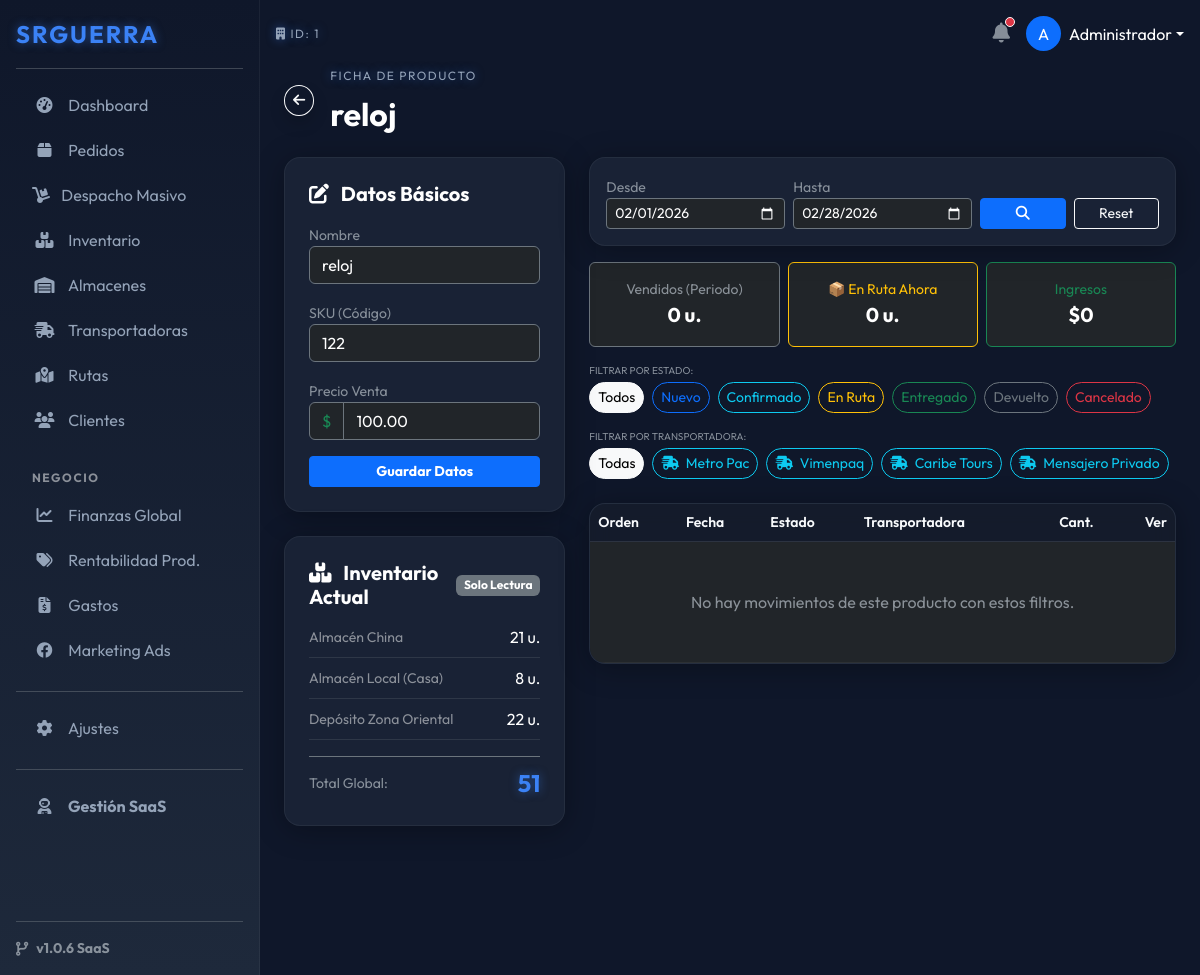
The page /index.php?ruta=inventario/editar&id=1 (signed in) on the database as committed earlier.
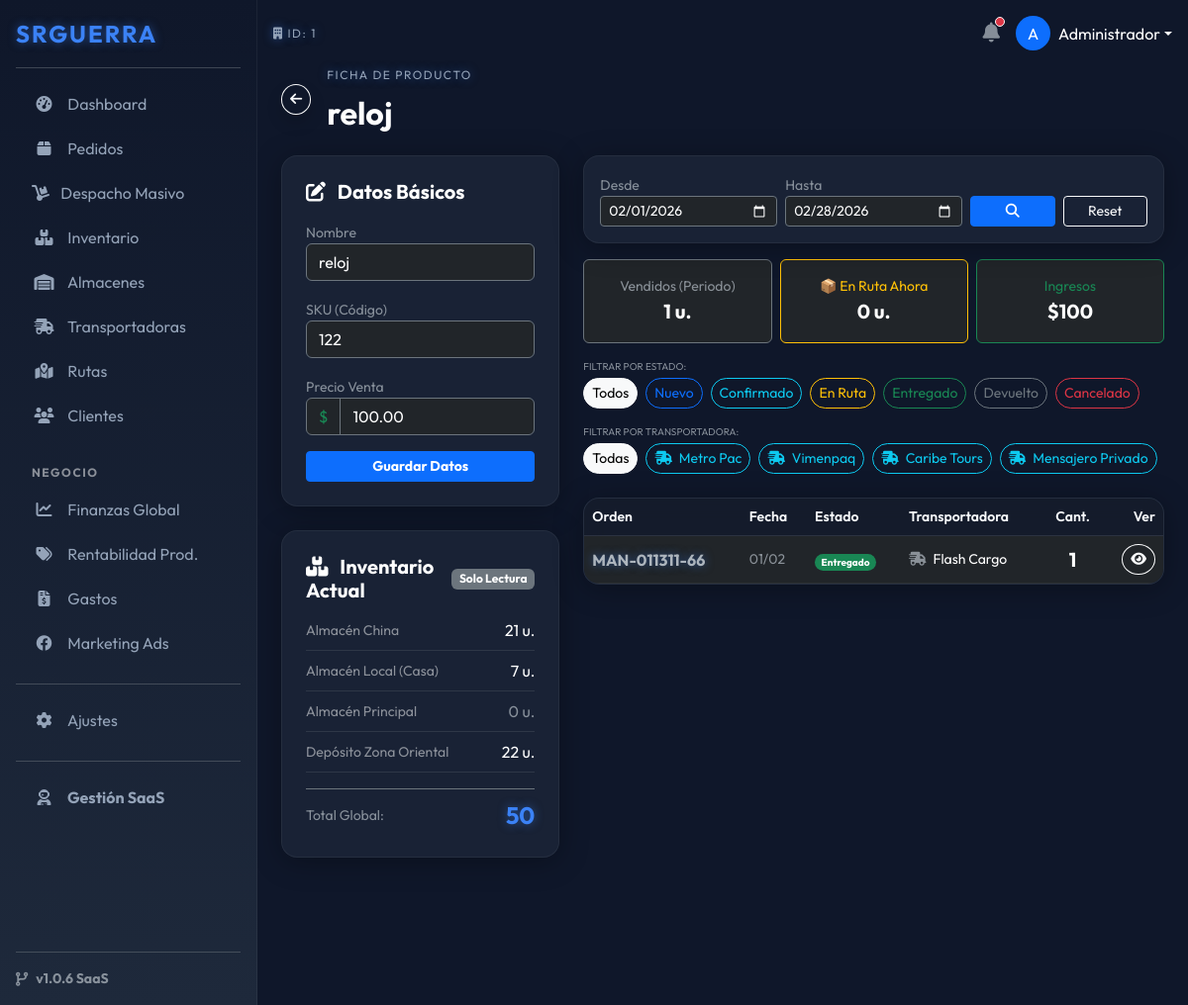
The same page on the database as committed later.
### tables this page shows
CREATE TABLE `almacenes` (
  `id` int(11) NOT NULL,
  `empresa_id` int(11) NOT NULL,
  `nombre` varchar(100) NOT NULL,
  `ubicacion` varchar(255) DEFAULT NULL,
  `costo_empaque` decimal(10,2) DEFAULT 0.00,
  `activo` tinyint(1) DEFAULT 1
);

CREATE TABLE `transportadoras` (
  `id` int(11) NOT NULL,
  `empresa_id` int(11) NOT NULL,
  `nombre` varchar(100) NOT NULL,
  `codigo_acceso` varchar(50) DEFAULT NULL,
  `pin_acceso` varchar(255) DEFAULT NULL,
  `costo_envio_fijo` decimal(10,2) DEFAULT 0.00,
  `activo` tinyint(1) DEFAULT 1
);

CREATE TABLE `pedidos_detalle` (
  `id` int(11) NOT NULL,
  `pedido_id` int(11) NOT NULL,
  `producto_id` int(11) DEFAULT NULL,
  `nombre_producto` varchar(255) NOT NULL,
  `cantidad` int(11) NOT NULL,
  `precio_unitario` decimal(10,2) NOT NULL,
  `costo_unitario` decimal(10,2) DEFAULT 0.00
);

CREATE TABLE `pedidos` (
  `id` int(11) NOT NULL,
  `empresa_id` int(11) NOT NULL,
  `cliente_id` int(11) NOT NULL,
  `transportadora_id` int(11) DEFAULT NULL,
  `almacen_id` int(11) DEFAULT NULL,
  `shopify_order_id` bigint(20) DEFAULT NULL,
  `origen` varchar(50) DEFAULT 'Manual',
  `numero_orden` varchar(50) NOT NULL,
  `estado_interno` enum('Nuevo','Confirmado','En Ruta','Entregado','Devuelto','Cancelado') DEFAULT 'Nuevo',
  `total_venta` decimal(10,2) NOT NULL,
  `costo_envio_real` decimal(10,2) DEFAULT 0.00,
  `costo_empaque_real` decimal(10,2) DEFAULT 0.00,
  `notas_internas` text DEFAULT NULL,
  `motivo_rechazo` text DEFAULT NULL,
  `guia_transporte` varchar(100) DEFAULT NULL,
  `fecha_creacion` datetime DEFAULT current_timestamp(),
  `fecha_entrega` datetime DEFAULT NULL,
  `fecha_actualizacion` datetime DEFAULT NULL
);

### modules/inventario/editar.php (the view, shortened to what the changed rows need)
<?php
$id = (int)$_GET['id'];
$empresa_id = $_SESSION['empresa_id'];
$stmt = $pdo->prepare("SELECT * FROM productos WHERE id = ? AND empresa_id = ?");
$stmt->execute([$id, $empresa_id]);
$prod = $stmt->fetch();
$sql_stock = "SELECT a.id as almacen_id, a.nombre, COALESCE(i.cantidad, 0) as cantidad
              FROM almacenes a
              LEFT JOIN inventario_almacen i ON a.id = i.almacen_id AND i.producto_id = ?
              WHERE a.empresa_id = ? AND a.activo = 1
              ORDER BY a.nombre ASC";
$stmt_s = $pdo->prepare($sql_stock);
$stmt_s->execute([$id, $empresa_id]);
$stocks = $stmt_s->fetchAll();
$fecha_inicio = isset($_GET['f_ini']) ? $_GET['f_ini'] : date('Y-m-01');
$fecha_fin    = isset($_GET['f_fin']) ? $_GET['f_fin'] : date('Y-m-t');
$filtro_estado = isset($_GET['estado']) ? $_GET['estado'] : '';
$filtro_trans  = isset($_GET['transporte']) ? (int)$_GET['transporte'] : 0;
$sql_f_ini = $fecha_inicio . " 00:00:00";
$sql_f_fin = $fecha_fin . " 23:59:59";
$sql_mov = "SELECT p.numero_orden, p.fecha_creacion, p.estado_interno, p.id as pedido_id,
                   t.nombre as trans_nombre,
                   d.cantidad as cantidad_vendida, d.precio_unitario
            FROM pedidos_detalle d
            JOIN pedidos p ON d.pedido_id = p.id
            LEFT JOIN transportadoras t ON p.transportadora_id = t.id
            WHERE d.producto_id = ?
            AND p.empresa_id = ?
            AND p.fecha_creacion BETWEEN ? AND ?";
$params = [$id, $empresa_id, $sql_f_ini, $sql_f_fin];
$sql_mov .= " ORDER BY p.fecha_creacion DESC";
$stmt_m = $pdo->prepare($sql_mov);
$stmt_m->execute($params);
$movimientos = $stmt_m->fetchAll();
$unidades_vendidas = 0;
$unidades_en_ruta = 0;
$ingresos_generados = 0;
foreach($movimientos as $m) {
    $unidades_vendidas += $m['cantidad_vendida'];
    $ingresos_generados += ($m['cantidad_vendida'] * $m['precio_unitario']);
}
$lista_trans = $pdo->query("SELECT id, nombre FROM transportadoras WHERE empresa_id = $empresa_id AND activo = 1")->fetchAll();
function url_prod($nuevo_estado=null, $nuevo_trans=null) {
    global $id, $fecha_inicio, $fecha_fin, $filtro_estado, $filtro_trans;
    $e = ($nuevo_estado === 'all') ? '' : ($nuevo_estado ?? $filtro_estado);
    $t = ($nuevo_trans === 'all') ? 0 : ($nuevo_trans ?? $filtro_trans);
    return "index.php?ruta=inventario/editar&id=$id&f_ini=$fecha_inicio&f_fin=$fecha_fin&estado=$e&transporte=$t";
}
?>
<div class="d-flex align-items-center mb-4">
    <a href="index.php?ruta=inventario" class="btn btn-outline-light btn-sm me-3 rounded-circle shadow"><i class="fas fa-arrow-left"></i></a>
    <div>
        <span class="h-label text-neon">FICHA DE PRODUCTO</span>
        <h2 class="fw-bold text-white mb-0"><?php echo $prod['nombre']; ?></h2>
    </div>
</div>
<div class="row g-4">
    <div class="col-lg-4">
        <div class="card-glass p-4 mb-4">
            <h5 class="text-white fw-bold mb-3"><i class="fas fa-edit me-2"></i> Datos Básicos</h5>
            <form action="index.php?ruta=inventario/logic" method="POST">
                <div class="mb-3">
                    <label class="small text-muted">Nombre</label>
                    <input type="text" name="nombre" value="<?php echo $prod['nombre']; ?>" class="form-control bg-dark text-white border-secondary">
                </div>
                <div class="mb-3">
                    <label class="small text-muted">SKU (Código)</label>
                    <input type="text" name="sku" value="<?php echo $prod['sku']; ?>" class="form-control bg-dark text-white border-secondary">
                </div>
                <div class="mb-3">
                    <label class="small text-muted">Precio Venta</label>
                    <div class="input-group">
                        <span class="input-group-text bg-dark border-secondary text-success">$</span>
                        <input type="number" name="precio_venta" value="<?php echo $prod['precio_venta']; ?>" class="form-control bg-dark text-white border-secondary">
                    </div>
                </div>
                <button class="btn btn-primary w-100 btn-sm fw-bold">Guardar Datos</button>
            </form>
        </div>
        <div class="card-glass p-4">
            <div class="d-flex justify-content-between align-items-center mb-3">
                <h5 class="text-white fw-bold m-0"><i class="fas fa-boxes me-2"></i> Inventario Actual</h5>
                <span class="badge bg-secondary">Solo Lectura</span>
            </div>
            <div class="vstack gap-2 mb-3">
                <?php
                $total_calculado = 0;
                if(empty($stocks)): ?>
                    <div class="text-center text-muted small py-2">No hay almacenes creados.</div>
                <?php else:
                    foreach($stocks as $s):
                        $total_calculado += $s['cantidad'];
                        $color_stock = 'text-white';
                        if($s['cantidad'] == 0) $color_stock = 'text-muted';
                    ?>
                    <div class="d-flex justify-content-between align-items-center border-bottom border-secondary border-opacity-25 pb-2">
                        <label class="text-white-50 small m-0"><?php echo $s['nombre']; ?></label>
                        <span class="<?php echo $color_stock; ?> fs-6"><?php echo $s['cantidad']; ?> u.</span>
                    </div>
                    <?php endforeach;
                endif; ?>
            </div>
            <div class="d-flex justify-content-between align-items-center pt-2 border-top border-secondary">
                <small class="text-muted">Total Global:</small>
                <span class="text-neon fw-bold fs-4"><?php echo $total_calculado; ?></span>
            </div>
            </div>
    </div>
    <div class="col-lg-8">
        <div class="card-glass p-3 mb-3">
            <form action="index.php" method="GET" class="row g-2 align-items-end">
                <div class="col-md-4">
                    <label class="small text-muted">Desde</label>
                    <input type="date" name="f_ini" value="<?php echo $fecha_inicio; ?>" class="form-control form-control-sm bg-dark text-white border-secondary">
                </div>
                <div class="col-md-4">
                    <label class="small text-muted">Hasta</label>
                    <input type="date" name="f_fin" value="<?php echo $fecha_fin; ?>" class="form-control form-control-sm bg-dark text-white border-secondary">
                </div>
                <div class="col-md-2">
                    <button class="btn btn-sm btn-primary w-100"><i class="fas fa-search"></i></button>
                </div>
                <div class="col-md-2">
                     <a href="index.php?ruta=inventario/editar&id=<?php echo $id; ?>" class="btn btn-sm btn-outline-light w-100">Reset</a>
                </div>
            </form>
        </div>
        <div class="row g-2 mb-3">
            <div class="col-4">
                <div class="p-3 bg-dark border border-secondary rounded text-center">
                    <small class="text-muted d-block">Vendidos (Periodo)</small>
                    <span class="text-white fw-bold fs-5"><?php echo $unidades_vendidas; ?> u.</span>
                </div>
            </div>
            <div class="col-4">
                <div class="p-3 bg-dark border border-warning rounded text-center">
                    <small class="text-warning d-block">📦 En Ruta Ahora</small>
                    <span class="text-white fw-bold fs-5"><?php echo $unidades_en_ruta; ?> u.</span>
                </div>
            </div>
            <div class="col-4">
                <div class="p-3 bg-dark border border-success rounded text-center">
                    <small class="text-success d-block">Ingresos</small>
                    <span class="text-white fw-bold fs-5">$<?php echo number_format($ingresos_generados,0); ?></span>
                </div>
            </div>
        </div>
        <div class="mb-2">
            <small class="text-muted text-uppercase d-block mb-1" style="font-size: 10px;">Filtrar por Estado:</small>
            <div class="d-flex gap-2 overflow-auto pb-2">
                <a href="<?php echo url_prod('all'); ?>" class="btn btn-sm rounded-pill <?php echo empty($filtro_estado)?'btn-light':'btn-outline-secondary'; ?>">Todos</a>
                <a href="<?php echo url_prod('Nuevo'); ?>" class="btn btn-sm rounded-pill <?php echo $filtro_estado=='Nuevo'?'btn-primary':'btn-outline-primary'; ?>">Nuevo</a>
                <a href="<?php echo url_prod('Confirmado'); ?>" class="btn btn-sm rounded-pill <?php echo $filtro_estado=='Confirmado'?'btn-info text-dark':'btn-outline-info'; ?>">Confirmado</a>
                <a href="<?php echo url_prod('En Ruta'); ?>" class="btn btn-sm rounded-pill <?php echo $filtro_estado=='En Ruta'?'btn-warning text-dark':'btn-outline-warning'; ?>">En Ruta</a>
                <a href="<?php echo url_prod('Entregado'); ?>" class="btn btn-sm rounded-pill <?php echo $filtro_estado=='Entregado'?'btn-success':'btn-outline-success'; ?>">Entregado</a>
                <a href="<?php echo url_prod('Devuelto'); ?>" class="btn btn-sm rounded-pill <?php echo $filtro_estado=='Devuelto'?'btn-secondary':'btn-outline-secondary'; ?>">Devuelto</a>
                <a href="<?php echo url_prod('Cancelado'); ?>" class="btn btn-sm rounded-pill <?php echo $filtro_estado=='Cancelado'?'btn-danger':'btn-outline-danger'; ?>">Cancelado</a>
            </div>
        </div>
        <div class="mb-3">
            <small class="text-muted text-uppercase d-block mb-1" style="font-size: 10px;">Filtrar por Transportadora:</small>
            <div class="d-flex gap-2 overflow-auto pb-2">
                <a href="<?php echo url_prod(null, 'all'); ?>" class="btn btn-sm rounded-pill <?php echo $filtro_trans==0 ? 'btn-light':'btn-outline-secondary'; ?>">Todas</a>
                <?php foreach($lista_trans as $t): ?>
                    <a href="<?php echo url_prod(null, $t['id']); ?>"
                       class="btn btn-sm rounded-pill text-nowrap <?php echo $filtro_trans==$t['id']?'btn-info text-dark':'btn-outline-info'; ?>">
                        <i class="fas fa-shipping-fast me-1"></i> <?php echo $t['nombre']; ?>
                    </a>
                <?php endforeach; ?>
            </div>
        </div>
        <div class="card-glass p-0 overflow-hidden">
            <div class="table-responsive">
                <table class="table table-dark-custom align-middle mb-0">
                    <thead>
                        <tr class="small text-muted">
                            <th>Orden</th>
                            <th>Fecha</th>
                            <th>Estado</th>
                            <th>Transportadora</th>
                            <th class="text-center">Cant.</th>
                            <th class="text-end">Ver</th>
                        </tr>
                    </thead>
                    <tbody>
                        <?php if(count($movimientos) > 0): ?>
                            <?php foreach($movimientos as $m): ?>
                            <tr>
                                <td class="text-neon fw-bold"><?php echo $m['numero_orden']; ?></td>
                                <td class="small text-muted"><?php echo date('d/m', strtotime($m['fecha_creacion'])); ?></td>
                                <td>
                                    <?php
                                        $badge = 'bg-secondary';
                                        if($m['estado_interno']=='Entregado') $badge = 'bg-success';
                                    ?>
                                    <span class="badge <?php echo $badge; ?> rounded-pill" style="font-size: 10px;"><?php echo $m['estado_interno']; ?></span>
                                </td>
                                <td class="small text-white">
                                    <i class="fas fa-shipping-fast me-1 text-muted"></i>
                                    <?php echo $m['trans_nombre'] ?: 'Sin Asignar'; ?>
                                </td>
                                <td class="text-center fw-bold text-white fs-5"><?php echo $m['cantidad_vendida']; ?></td>
                                <td class="text-end">
                                    <a href="index.php?ruta=pedidos/ver&id=<?php echo $m['pedido_id']; ?>" class="btn btn-sm btn-outline-light rounded-circle">
                                        <i class="fas fa-eye"></i>
                                    </a>
                                </td>
                            </tr>
                            <?php endforeach; ?>
                        <?php else: ?>
                            <tr>
                                <td colspan="6" class="text-center py-5 text-muted">No hay movimientos de este producto con estos filtros.</td>
                            </tr>
                        <?php endif; ?>
                    </tbody>
                </table>
            </div>
        </div>
    </div>
</div>

Rows that differ between the two databases and show on the page:
computed for almacenes "Almacén Local (Casa)": cantidad "8" → "7"
added almacenes: nombre "Almacén Principal", cantidad "0"
added pedidos_detalle: pedido.numero_orden "MAN-011311-66", pedido.fecha_creacion "01/02", pedido.estado_interno "Entregado", transportadoras.nombre "Flash Cargo", cantidad "1"
Other text that changed with them:
$total_calculado: "51" → "50"
$unidades_vendidas: "0" → "1"
$ingresos_generados: "0" → "100"
text no longer shown: "No hay movimientos de este producto con estos filtros."
